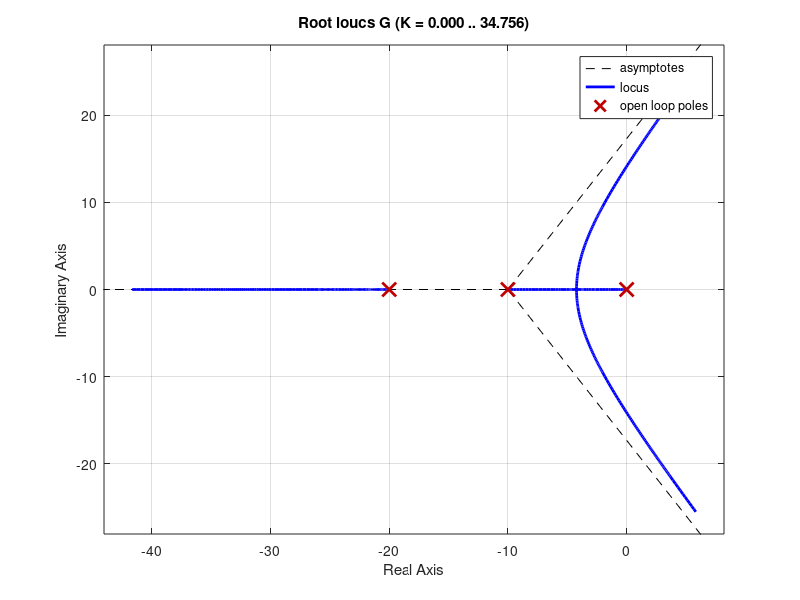

MATLAB code for this plot: (Note: this script raises an error after producing the figure.)
clear all
close all
clc
%Compensador em atraso de fase
%Dados iniciais
s = tf('s');
K = 820; %Valor do ganho inicial
G = zpk([],[0 -10 -20],K); %FT da planta
zeta = 0.6; % Fator de amortecimento dado pela questão
% Kv = 41 /s (Valor de Kv desejado para um erro 10 vezes menor que o atual)
% Entrada em rampa 360º/s
% Ev= 87.8°
figure(1) %Abre figura 1 
rlocus(G) % Plota o LGR do RD
sgrid(zeta,0) %Plota as retas do fator de amortecimento no LGR
K = rlocfind(G); %Busca o novo valor de K no encontro do LGR e reta do zeta
Kv = dcgain(s*K*G);%Equação de limite para a constante de velocidade
Kv
erro_velocidade = 1/(Kv); %Erro de velocidade
erro_velocidade
% Questão solicita que o erro atual seja reduzida a 1/10 e o valor Kv 10
% vezes maior dado a equação acima;
erro_requerido = (erro_velocidade)/(10); %Erro solicitado pela questão
erro_requerido
Gf = feedback(G*K,1); %FTMF com valor do ganho encontrado no LRG
t = 0:0.1:100; %Vetor tempo

% Projetando o compensador para um erro/10 e um K*10
% Utilizando a equação da constante de erro
% estático temos que (Zc/Pc) = (Kn/Ka)
% com isso encontra-se um valor de Zc = 10*Pc
p = -0.01;
z = 10*p; 
Gc = zpk([z],[p],1); % FT do compensador em atraso de fase
Kvc = dcgain(Gc*G*K*s);% Novo valor de K adimitido por meio
Kvc
%da malha aberta com compensador
erro_compensado = 1/(Kvc); %Erro do compensador com novo valor de ganho
erro_compensado
figure(1) %Abre a figura 
hold on %Segura os dados do gráfico
rlocus(Gc*G*K) %LGR com compensador
sgrid(zeta,0)
legend('Sistema sem compensação','Sistema compensado')
Kc = rlocfind(Gc*G*K); %Novo valor do ganho interceptado
Kc
%entre o a reta zeta e o LRG
Gc = zpk([z],[p],Kc); %FT do compensador com o novo valoro de 
% de ganho Kc
Gfc = feedback(Gc*G,1); %FTMF com compensador
Y_Gfc = lsim(Gfc,t,t); % Rampa aplicada a FTMF com compensador
Y_Gk = lsim(Gf,t,t); % Rampa aplicada a FTMF
figure(2) %Abre a figura 2
hold on %Segura os dados

plot(t,t) %Plota a rampa
plot(t,Y_Gk) %Saida do sistema original com ganho K
plot(t,Y_Gfc) %Saída do sistema com compensador de atraso de fase 
grid
legend('Rampa de referência','Saída da planta com ganho K','Saída do sistema compensado')

